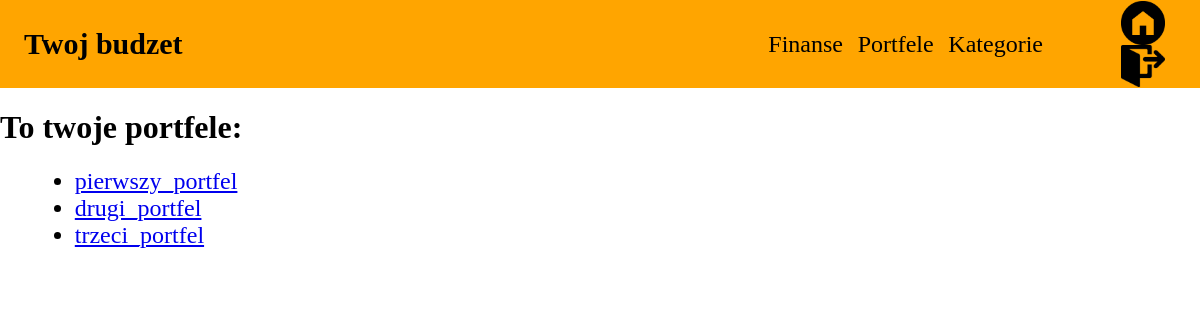
The page /mainapp/wallets/ (signed in) on the database its author committed.
### mainapp/models.py (models this page shows, shortened)
class Wallet(models.Model):
    name = models.TextField()
    id_user = models.ForeignKey(user_model, on_delete=models.CASCADE)
    categories = models.ManyToManyField('Category')

### mainapp/views.py (the view)
# urls.py: path("wallets/", views.wallets_view, name='wallets'),
@login_required()
def wallets_view(request):
    wallets_list = Wallet.objects.all()
    context = {'wallets_list': wallets_list}
    return render(request, 'wallets.html', context)

### templates/wallets.html (shortened to what this page needs)
{% extends "base.html" %}
{% block content %}
    <h1>To twoje portfele:</h1>
    <ul>
        {% for wallet in wallets_list %}
            <li><a href="{% url 'wallet' wallet_name=wallet.name %}">{{ wallet.name }}</a></li>
        {% endfor %}
    </ul>
{% endblock %}

### static/css/style.css (style rules this page uses)
li { align-item: center; margin: 0 3%; font-size: 24px; }
body { margin: 0; }

### rows shown on the page
Wallet: name "pierwszy_portfel"
Wallet: name "drugi_portfel"
Wallet: name "trzeci_portfel"
